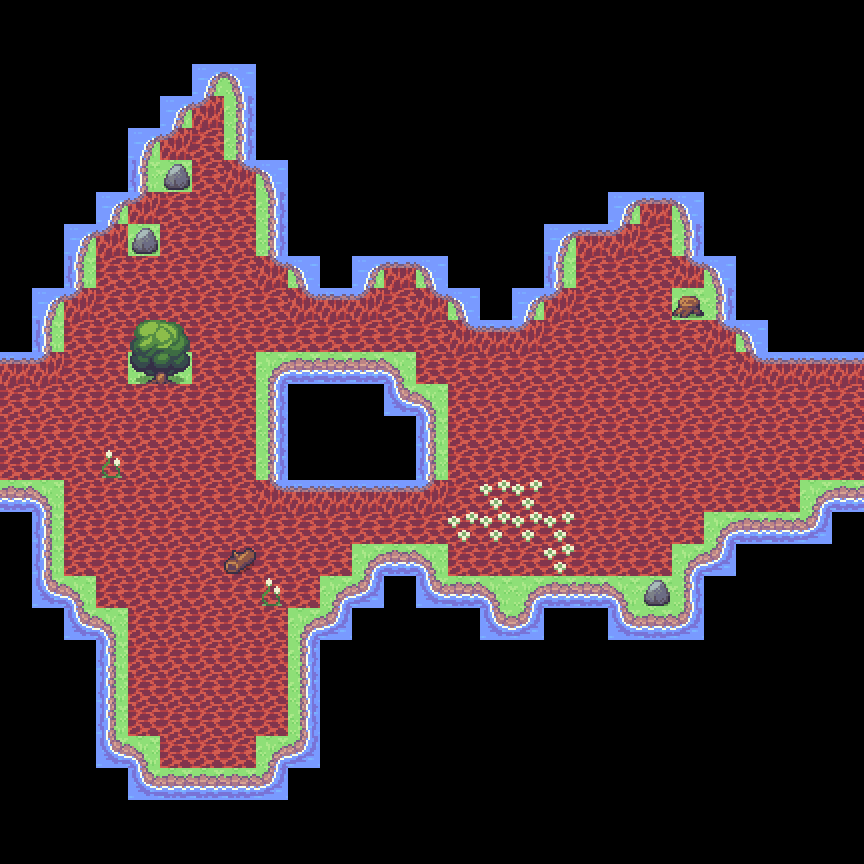

The image is a tile-based game level rendered from a .tmx file. Its description and complete source (layers, tilesets, objects, tile grids) follow:
An orthogonal 27x27 tile map with 32x32 px tiles, 3 tile layers (Ground, Walkable, Details), 2 tilesets.

<map version="1.2" tiledversion="1.2.0" orientation="orthogonal" renderorder="right-down" width="27" height="27" tilewidth="32" tileheight="32" infinite="0" nextlayerid="4" nextobjectid="1">
 <tileset firstgid="1" source="../ground.tsx" />
 <tileset firstgid="361" source="../outdoor.tsx" />
 <layer id="1" name="Ground" width="27" height="27" locked="1">
  <data encoding="csv">
0,0,0,0,0,0,0,0,0,0,0,0,0,0,0,0,0,0,0,0,0,0,0,0,0,0,0,
0,0,0,0,0,0,0,0,0,0,0,0,0,0,0,0,0,0,0,0,0,0,0,0,0,0,0,
0,0,0,0,0,0,17,17,0,0,0,0,0,0,0,0,0,0,0,0,0,0,0,0,0,0,0,
0,0,0,0,0,17,17,17,0,0,0,0,0,0,0,0,0,0,0,0,0,0,0,0,0,0,0,
0,0,0,0,17,17,17,17,0,0,0,0,0,0,0,0,0,0,0,0,0,0,0,0,0,0,0,
0,0,0,0,17,17,17,17,17,0,0,0,0,0,0,0,0,0,0,0,0,0,0,0,0,0,0,
0,0,0,17,17,17,17,17,17,0,0,0,0,0,0,0,0,0,0,17,17,17,0,0,0,0,0,
0,0,17,17,17,17,17,17,17,0,0,0,0,0,0,0,0,17,17,17,17,17,0,0,0,0,0,
0,0,17,17,17,17,17,17,17,17,0,17,17,17,0,0,0,17,17,17,17,17,17,0,0,0,0,
0,17,17,17,17,17,17,17,17,17,17,17,17,17,17,0,17,17,17,17,17,17,17,0,0,0,0,
0,17,17,17,17,17,17,17,17,17,17,17,17,17,17,17,17,17,17,17,17,17,17,17,0,0,0,
17,17,17,17,17,17,17,17,17,17,17,17,17,17,17,17,17,17,17,17,17,17,17,17,17,17,17,
17,17,17,17,17,17,17,17,17,0,0,0,17,17,17,17,17,17,17,17,17,17,17,17,17,17,17,
17,17,17,17,17,17,17,17,17,0,0,0,0,17,17,17,17,17,17,17,17,17,17,17,17,17,17,
17,17,17,17,17,17,17,17,17,0,0,0,0,17,17,17,17,17,17,17,17,17,17,17,17,17,17,
17,17,17,17,17,17,17,17,17,17,17,17,17,17,17,17,17,17,17,17,17,17,17,17,17,17,17,
0,17,17,17,17,17,17,17,17,17,17,17,17,17,17,17,17,17,17,17,17,17,17,17,17,17,0,
0,17,17,17,17,17,17,17,17,17,17,17,17,17,17,17,17,17,17,17,17,17,17,0,0,0,0,
0,17,17,17,17,17,17,17,17,17,17,17,0,17,17,17,17,17,17,17,17,17,0,0,0,0,0,
0,0,17,17,17,17,17,17,17,17,17,0,0,0,0,17,17,0,0,17,17,17,0,0,0,0,0,
0,0,0,17,17,17,17,17,17,17,0,0,0,0,0,0,0,0,0,0,0,0,0,0,0,0,0,
0,0,0,17,17,17,17,17,17,17,0,0,0,0,0,0,0,0,0,0,0,0,0,0,0,0,0,
0,0,0,17,17,17,17,17,17,17,0,0,0,0,0,0,0,0,0,0,0,0,0,0,0,0,0,
0,0,0,17,17,17,17,17,17,17,0,0,0,0,0,0,0,0,0,0,0,0,0,0,0,0,0,
0,0,0,0,17,17,17,17,17,0,0,0,0,0,0,0,0,0,0,0,0,0,0,0,0,0,0,
0,0,0,0,0,0,0,0,0,0,0,0,0,0,0,0,0,0,0,0,0,0,0,0,0,0,0,
0,0,0,0,0,0,0,0,0,0,0,0,0,0,0,0,0,0,0,0,0,0,0,0,0,0,0
</data>
 </layer>
 <layer id="3" name="Walkable" width="27" height="27">
  <data encoding="csv">
0,0,0,0,0,0,0,0,0,0,0,0,0,0,0,0,0,0,0,0,0,0,0,0,0,0,0,
0,0,0,0,0,0,0,0,0,0,0,0,0,0,0,0,0,0,0,0,0,0,0,0,0,0,0,
0,0,0,0,0,0,0,0,0,0,0,0,0,0,0,0,0,0,0,0,0,0,0,0,0,0,0,
0,0,0,0,0,0,3758096411,0,0,0,0,0,0,0,0,0,0,0,0,0,0,0,0,0,0,0,0,
0,0,0,0,0,3758096411,27,0,0,0,0,0,0,0,0,0,0,0,0,0,0,0,0,0,0,0,0,
0,0,0,0,0,0,27,3758096411,0,0,0,0,0,0,0,0,0,0,0,0,0,0,0,0,0,0,0,
0,0,0,0,3758096411,27,27,27,0,0,0,0,0,0,0,0,0,0,0,0,3758096411,0,0,0,0,0,0,
0,0,0,3758096411,0,27,27,27,0,0,0,0,0,0,0,0,0,0,3758096411,3758096411,27,0,0,0,0,0,0,
0,0,0,27,27,27,27,27,3758096411,0,0,0,3758096411,0,0,0,0,0,27,27,27,3758096411,0,0,0,0,0,
0,0,3758096411,27,27,27,27,27,27,3758096411,3758096411,3758096411,27,3758096411,0,0,0,3758096411,27,27,27,0,0,0,0,0,0,
0,0,27,27,27,27,27,27,27,27,27,27,27,27,3758096411,3758096411,3758096411,27,27,27,27,27,3758096411,0,0,0,0,
3758096411,3758096411,27,27,0,0,27,27,0,0,0,0,0,27,27,27,27,27,27,27,27,27,27,3758096411,3758096411,3758096411,3758096411,
27,27,27,27,27,27,27,27,0,0,0,0,0,0,27,27,27,27,27,27,27,27,27,27,27,27,27,
27,27,27,27,27,27,27,27,0,0,0,0,0,0,27,27,27,27,27,27,27,27,27,27,27,27,27,
27,27,27,27,27,27,27,27,0,0,0,0,0,0,27,27,27,27,27,27,27,27,27,27,27,27,27,
0,0,27,27,27,27,27,27,3758096411,3758096411,3758096411,3758096411,3758096411,3758096411,27,27,27,27,27,27,27,27,27,27,27,0,0,
0,0,27,27,27,27,27,27,27,27,27,27,27,27,27,27,27,27,27,27,27,27,0,0,0,0,0,
0,0,27,27,27,27,27,27,27,27,27,0,0,0,27,27,27,27,27,27,27,0,0,0,0,0,0,
0,0,0,27,27,27,27,27,27,27,0,0,0,0,0,0,0,0,0,0,0,0,0,0,0,0,0,
0,0,0,0,27,27,27,27,27,0,0,0,0,0,0,0,0,0,0,0,0,0,0,0,0,0,0,
0,0,0,0,27,27,27,27,27,0,0,0,0,0,0,0,0,0,0,0,0,0,0,0,0,0,0,
0,0,0,0,27,27,27,27,27,0,0,0,0,0,0,0,0,0,0,0,0,0,0,0,0,0,0,
0,0,0,0,27,27,27,27,27,0,0,0,0,0,0,0,0,0,0,0,0,0,0,0,0,0,0,
0,0,0,0,0,27,27,27,0,0,0,0,0,0,0,0,0,0,0,0,0,0,0,0,0,0,0,
0,0,0,0,0,0,0,0,0,0,0,0,0,0,0,0,0,0,0,0,0,0,0,0,0,0,0,
0,0,0,0,0,0,0,0,0,0,0,0,0,0,0,0,0,0,0,0,0,0,0,0,0,0,0,
0,0,0,0,0,0,0,0,0,0,0,0,0,0,0,0,0,0,0,0,0,0,0,0,0,0,0
</data>
 </layer>
 <layer id="2" name="Details" width="27" height="27" locked="1">
  <data encoding="csv">
0,0,0,0,0,0,0,0,0,0,0,0,0,0,0,0,0,0,0,0,0,0,0,0,0,0,0,
0,0,0,0,0,0,0,0,0,0,0,0,0,0,0,0,0,0,0,0,0,0,0,0,0,0,0,
0,0,0,0,0,0,110,109,0,0,0,0,0,0,0,0,0,0,0,0,0,0,0,0,0,0,0,
0,0,0,0,0,110,123,106,0,0,0,0,0,0,0,0,0,0,0,0,0,0,0,0,0,0,0,
0,0,0,0,110,123,0,106,0,0,0,0,0,0,0,0,0,0,0,0,0,0,0,0,0,0,0,
0,0,0,0,108,385,0,121,109,0,0,0,0,0,0,0,0,0,0,0,0,0,0,0,0,0,0,
0,0,0,110,123,0,0,0,106,0,0,0,0,0,0,0,0,0,0,110,122,109,0,0,0,0,0,
0,0,110,123,385,0,0,0,106,0,0,0,0,0,0,0,0,110,122,123,0,106,0,0,0,0,0,
0,0,108,0,0,0,0,0,121,109,0,110,122,109,0,0,0,108,0,0,0,121,109,0,0,0,0,
0,110,123,0,0,0,0,0,0,121,122,123,0,121,109,0,110,123,0,0,0,384,106,0,0,0,0,
0,108,0,0,367,368,0,0,0,0,0,0,0,0,121,122,123,0,0,0,0,0,121,109,0,0,0,
122,123,0,0,382,383,0,0,91,92,92,92,93,0,0,0,0,0,0,0,0,0,0,121,122,122,122,
0,0,0,0,0,0,0,0,106,0,0,0,95,93,0,0,0,0,0,0,0,0,0,0,0,0,0,
0,0,0,0,0,0,0,0,106,0,0,0,0,108,0,0,0,0,0,0,0,0,0,0,0,0,0,
0,0,0,365,0,0,0,0,106,0,0,0,0,108,0,0,0,0,0,0,0,0,0,0,0,0,0,
92,93,0,0,0,0,0,0,121,122,122,122,122,123,0,380,380,0,0,0,0,0,0,0,0,91,92,
0,108,0,0,0,0,0,0,0,0,0,0,0,0,380,380,380,380,0,0,0,0,91,92,92,94,0,
0,108,0,0,0,0,0,388,0,0,0,91,92,93,0,0,0,380,0,0,0,91,94,0,0,0,0,
0,95,93,0,0,0,0,0,365,0,91,94,0,95,92,93,91,92,92,93,385,106,0,0,0,0,0,
0,0,95,93,0,0,0,0,0,91,94,0,0,0,0,95,94,0,0,95,92,94,0,0,0,0,0,
0,0,0,108,0,0,0,0,0,106,0,0,0,0,0,0,0,0,0,0,0,0,0,0,0,0,0,
0,0,0,108,0,0,0,0,0,106,0,0,0,0,0,0,0,0,0,0,0,0,0,0,0,0,0,
0,0,0,108,0,0,0,0,0,106,0,0,0,0,0,0,0,0,0,0,0,0,0,0,0,0,0,
0,0,0,95,93,0,0,0,91,94,0,0,0,0,0,0,0,0,0,0,0,0,0,0,0,0,0,
0,0,0,0,95,92,92,92,94,0,0,0,0,0,0,0,0,0,0,0,0,0,0,0,0,0,0,
0,0,0,0,0,0,0,0,0,0,0,0,0,0,0,0,0,0,0,0,0,0,0,0,0,0,0,
0,0,0,0,0,0,0,0,0,0,0,0,0,0,0,0,0,0,0,0,0,0,0,0,0,0,0
</data>
 </layer>
</map>
